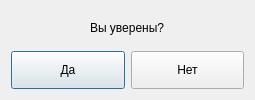
<?xml version="1.0" encoding="UTF-8"?>
<ui version="4.0">
 <class>TCancelOK</class>
 <widget class="QDialog" name="TCancelOK">
  <property name="geometry">
   <rect>
    <x>0</x>
    <y>0</y>
    <width>255</width>
    <height>100</height>
   </rect>
  </property>
  <property name="windowTitle">
   <string>Предупреждение</string>
  </property>
  <property name="windowIcon">
   <iconset resource="IconsForMenu.qrc">
    <normaloff>:/1/Picture/Pic1.ico</normaloff>:/1/Picture/Pic1.ico</iconset>
  </property>
  <layout class="QGridLayout" name="gridLayout">
   <item row="0" column="0" colspan="2">
    <layout class="QHBoxLayout" name="horizontalLayout">
     <item>
      <spacer name="horizontalSpacer">
       <property name="orientation">
        <enum>Qt::Horizontal</enum>
       </property>
       <property name="sizeHint" stdset="0">
        <size>
         <width>40</width>
         <height>20</height>
        </size>
       </property>
      </spacer>
     </item>
     <item>
      <widget class="QLabel" name="label_6">
       <property name="font">
        <font>
         <family>Tahoma</family>
         <pointsize>9</pointsize>
        </font>
       </property>
       <property name="text">
        <string>Вы уверены?</string>
       </property>
      </widget>
     </item>
     <item>
      <spacer name="horizontalSpacer_2">
       <property name="orientation">
        <enum>Qt::Horizontal</enum>
       </property>
       <property name="sizeHint" stdset="0">
        <size>
         <width>40</width>
         <height>20</height>
        </size>
       </property>
      </spacer>
     </item>
    </layout>
   </item>
   <item row="1" column="0">
    <widget class="QPushButton" name="pushButton">
     <property name="minimumSize">
      <size>
       <width>111</width>
       <height>38</height>
      </size>
     </property>
     <property name="font">
      <font>
       <family>Segoe UI</family>
       <pointsize>9</pointsize>
      </font>
     </property>
     <property name="text">
      <string>Да</string>
     </property>
     <property name="icon">
      <iconset resource="IconsForMenu.qrc">
       <normaloff>:/1/Picture/OKGreen.png</normaloff>:/1/Picture/OKGreen.png</iconset>
     </property>
    </widget>
   </item>
   <item row="1" column="1">
    <widget class="QPushButton" name="pushButton_2">
     <property name="minimumSize">
      <size>
       <width>111</width>
       <height>38</height>
      </size>
     </property>
     <property name="font">
      <font>
       <family>Segoe UI</family>
       <pointsize>9</pointsize>
      </font>
     </property>
     <property name="text">
      <string>Нет</string>
     </property>
     <property name="icon">
      <iconset resource="IconsForMenu.qrc">
       <normaloff>:/1/Picture/OKRed.png</normaloff>:/1/Picture/OKRed.png</iconset>
     </property>
    </widget>
   </item>
  </layout>
 </widget>
 <resources>
  <include location="IconsForMenu.qrc"/>
 </resources>
 <connections/>
</ui>
